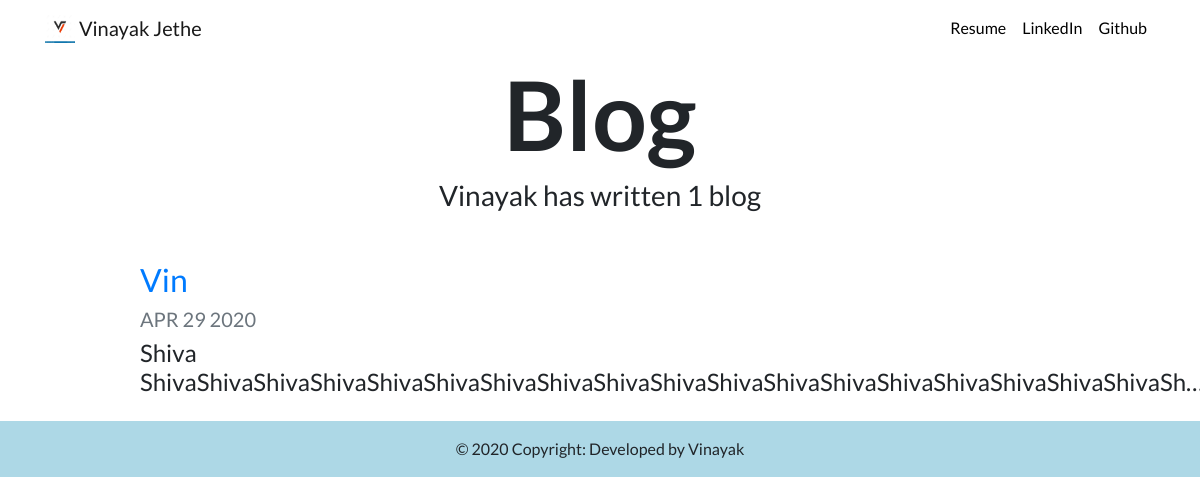
The page /blog/ on the database as committed earlier.
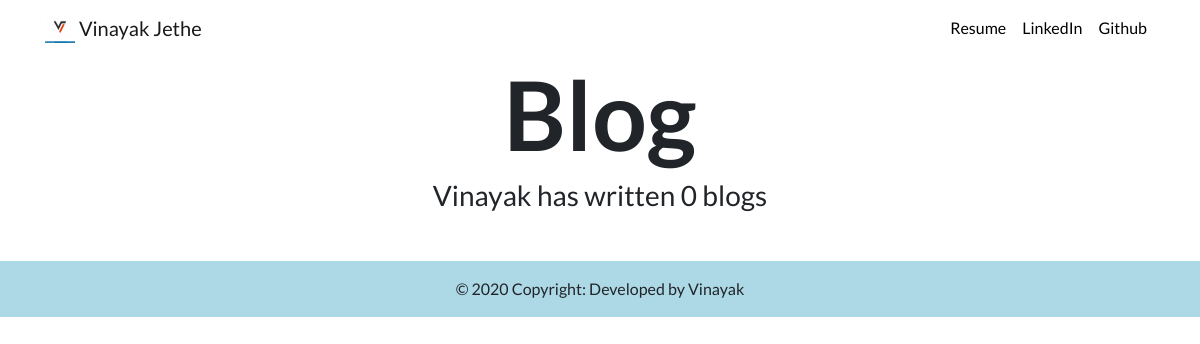
The same page on the database as committed later.
### blog/models.py (models this page shows, shortened)
class Blog(models.Model):
    title = models.CharField(max_length=200)
    date = models.DateField()
    description = models.TextField()

### blog/views.py (the view)
# urls.py: path('',views.all_blogs, name = 'all_blogs'),
def all_blogs(request):
    blogs = Blog.objects.order_by('-date') #If you want sorts the blogs as per date and returns the top 5 blogs then add  [:5] in the end
    return render(request, 'blog/all_blogs.html', {'blogs':blogs})

### blog/templates/blog/all_blogs.html
{% extends "portfolio/base.html" %}
{% load static %}
{% block content %}
<h1 id="blogtitle" class="font-weight-bold text-center">Blog</h1>
<h3 class="text-center mb-5">Vinayak has written {{ blogs.count }} blog{{ blogs.count|pluralize }}</h3>
{% for blog in blogs %}
<div class="row justify-content-center my-3">
  <div class="col-md-10">
    <a href="{% url 'blog:detail' blog.id %}">
      <h2>{{ blog.title }}</h2>
    </a>
    <h5 class="text-muted">{{ blog.date|date:'M d Y'|upper }}</h5>
    <h4>{{ blog.description|striptags|truncatechars:100 }}</h4>
  </div>
</div>
{% endfor %}
{% endblock %}

Rows that differ between the two databases and show on the page:
removed Blog: title "Vin", date "APR 29 2020", description "Shiva…"
Other text that changed with them:
{{ blogs.count }}: "1" → "0"
